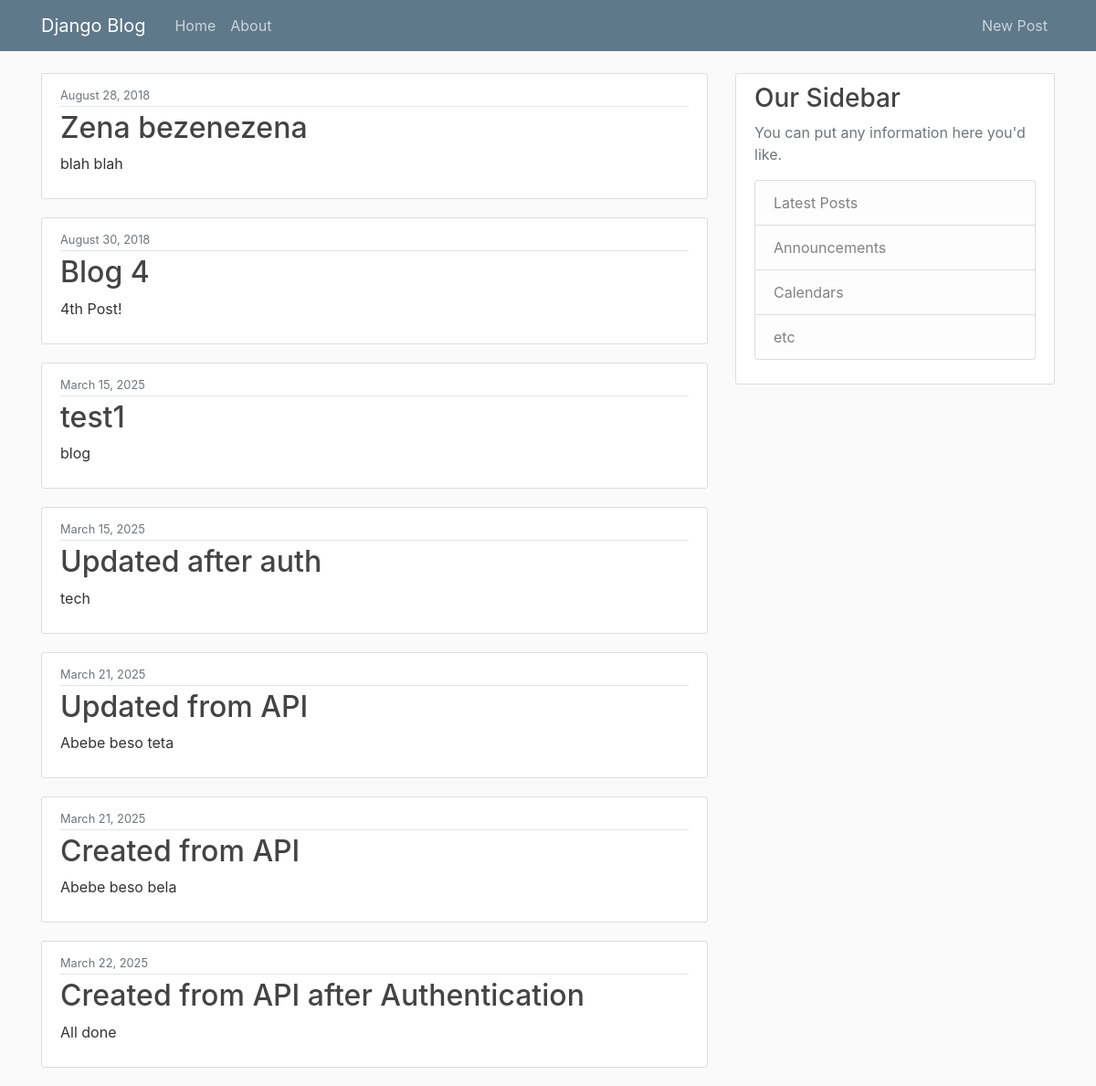
The page / on the database its author committed.
### blog/models.py (models this page shows, shortened)
class Post(models.Model):
    title = models.CharField(max_length=100)
    content = models.TextField()
    date_posted = models.DateTimeField(default=timezone.now)

### blog/views.py (the view)
# urls.py: path('', views.postList, name='blog-home'),
def postList(request):
    context = {
        'posts': Post.objects.all()
    }
    return render(request, 'blog/home.html', context)

### blog/templates/blog/home.html
{% extends "blog/base.html" %}
{% block content %}
    {% for post in posts %}
        <article class="media content-section">
          <div class="media-body">
            <div class="article-metadata">
              <small class="text-muted">{{ post.date_posted|date:"F d, Y" }}</small>
            </div>
            <h2><a class="article-title" href="{% url 'post-detail' post.id %}">{{ post.title }}</a></h2>
            <p class="article-content">{{ post.content }}</p>
          </div>
        </article>
    {% endfor %}
{% endblock content %}

### blog/templates/blog/base.html (shortened to what this page needs)
{% load static %}
<!DOCTYPE html>
<html>
<head>
    <link rel="stylesheet" href="https://maxcdn.bootstrapcdn.com/bootstrap/4.0.0/css/bootstrap.min.css">
    <link rel="stylesheet" type="text/css" href="{% static 'blog/main.css' %}">
</head>
<body>
    <header class="site-header">
      <nav class="navbar navbar-expand-md navbar-dark bg-steel fixed-top">
        <div class="container">
          <a class="navbar-brand mr-4" href="{% url 'blog-home' %}">Django Blog</a>
          <div class="collapse navbar-collapse" id="navbarToggle">
            <div class="navbar-nav mr-auto">
              <a class="nav-item nav-link" href="{% url 'blog-home' %}">Home</a>
              <a class="nav-item nav-link" href="{% url 'blog-about' %}">About</a>
            </div>
            <div class="navbar-nav">
                <a class="nav-item nav-link" href="{% url 'post-create' %}">New Post</a>
            </div>
          </div>
        </div>
      </nav>
    </header>
    <main role="main" class="container">
      <div class="row">
        <div class="col-md-8">
          {% block content %}{% endblock %}
        </div>
        <div class="col-md-4">
          <div class="content-section">
            <h3>Our Sidebar</h3>
            <p class='text-muted'>You can put any information here you'd like.
              <ul class="list-group">
                <li class="list-group-item list-group-item-light">Latest Posts</li>
                <li class="list-group-item list-group-item-light">Announcements</li>
                <li class="list-group-item list-group-item-light">Calendars</li>
                <li class="list-group-item list-group-item-light">etc</li>
              </ul>
            </p>
          </div>
        </div>
      </div>
    </main>
</body>
</html>

### blog/static/blog/main.css (style rules this page uses)
body { background: #fafafa; color: #333333; margin-top: 5rem; }
h1, h2, h3, h4, h5, h6 { color: #444444; }
ul { margin: 0; }
.bg-steel { background-color: #5f788a; }
.site-header .navbar-nav .nav-link { color: #cbd5db; }
.content-section { background: #ffffff; padding: 10px 20px; border: 1px solid #dddddd; border-radius: 3px; margin-bottom: 20px; }
.article-title { color: #444444; }
.article-content { white-space: pre-line; }
.article-metadata { padding-bottom: 1px; margin-bottom: 4px; border-bottom: 1px solid #e3e3e3 }

### rows shown on the page
Post: date_posted "August 28, 2018", title "Zena bezenezena", content "blah blah"
Post: date_posted "August 30, 2018", title "Blog 4", content "4th Post!"
Post: date_posted "March 15, 2025", title "test1", content "blog"
Post: date_posted "March 15, 2025", title "Updated after auth", content "tech"
Post: date_posted "March 21, 2025", title "Updated from API", content "Abebe beso teta"
Post: date_posted "March 21, 2025", title "Created from API", content "Abebe beso bela"
Post: date_posted "March 22, 2025", title "Created from API after Authentication", content "All done"
